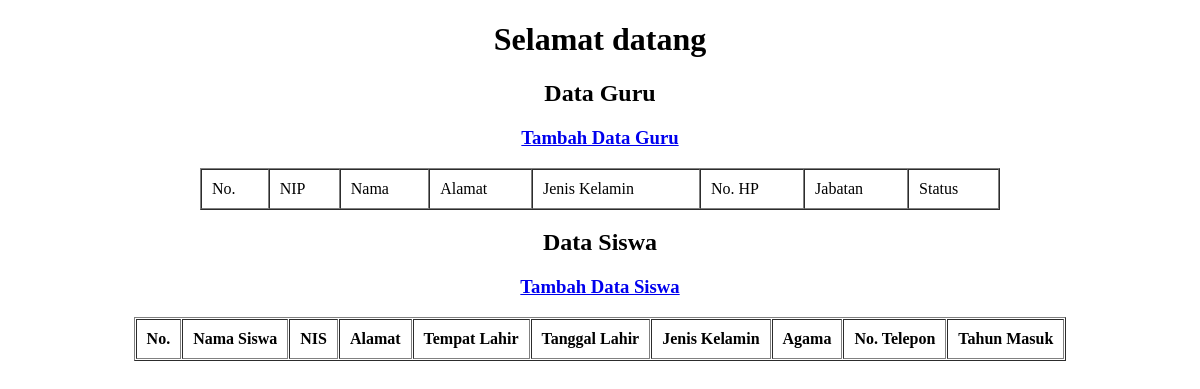
The app's page /, older data.
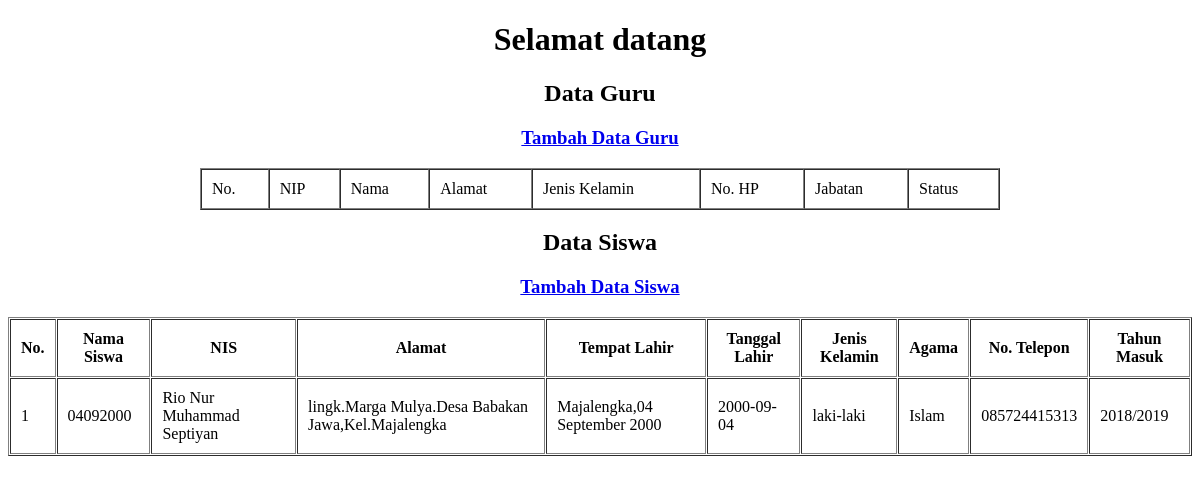
The same page, newer data.
### tables this page shows
CREATE TABLE `d_siswa` (
  `Nis` varchar(15) NOT NULL,
  `Nama` varchar(100) NOT NULL,
  `Alamat` varchar(100) NOT NULL,
  `Tmp_Lahir` varchar(100) NOT NULL,
  `Tgl_lahir` date NOT NULL,
  `Jns_Kel` char(15) NOT NULL,
  `Agama` varchar(50) NOT NULL,
  `NoHP` char(15) NOT NULL,
  `Tahun_Masuk` char(20) NOT NULL,
  `Id_Kelas` char(10) NOT NULL
);

### index.php (the view, shortened to what this page needs)
<!DOCTYPE html>
<html lang="en">
<head>
</head>
<body>
    <h1 align="center">Selamat datang</h1>
    <h2 align="center">Data Guru</h2>
    <h3 align="center"><a href="tambah_guru.php">Tambah Data Guru</a></h3>
    <table align="center" border="1" cellpadding="10" cellspacing="0" width="800px">
    <tr>
        <td>No.</td>
        <td>NIP</td>
        <td>Nama</td>
        <td>Alamat</td>
        <td>Jenis Kelamin</td>
        <td>No. HP</td>
        <td>Jabatan</td>
        <td>Status</td>
    </tr>
    </table>
    <h2 align="center">Data Siswa</h2>
    <h3 align="center"><a href="tambah_siswa.php">Tambah Data Siswa</a></h3>
    <table align="center" border="1" cellpadding="10" cellspacing="1">
        <tr>
            <th>No.</th>
            <th>Nama Siswa</th>
            <th>NIS</th>
            <th>Alamat</th>
            <th>Tempat Lahir</th>
            <th>Tanggal Lahir</th>
            <th>Jenis Kelamin</th>
            <th>Agama</th>
            <th>No. Telepon</th>
            <th>Tahun Masuk</th>
        </tr>
        <?php
        include('koneksi.php');
        $query = mysqli_query($koneksi, "SELECT * FROM d_siswa");
        $no = 1;
        while($data = mysqli_fetch_array($query)){
        ?>
        <tr>
            <td><?= $no++?></td>
            <td><?= $data['Nis']; ?></td>
            <td><?= $data['Nama']; ?></td>
            <td><?= $data['Alamat']; ?></td>
            <td><?= $data['Tmp_Lahir']; ?></td>
            <td><?= $data['Tgl_lahir']; ?></td>
            <td><?= $data['Jns_Kel']; ?></td>
            <td><?= $data['Agama']; ?></td>
            <td><?= $data['NoHP']; ?></td>
            <td><?= $data['Tahun_Masuk']; ?></td>
        </tr>
        <?php
             }
        ?>
    </table>
</body>
</html>

Row changes from the older to the newer data that the page shows:
added d_siswa: Nis "04092000", Nama "Rio Nur Muhammad Septiyan", Alamat "lingk.Marga Mulya.Desa Babakan Jawa,Kel.Majalengka", Tmp_Lahir "Majalengka,04 September 2000", Tgl_lahir "2000-09-04", Jns_Kel "laki-laki", Agama "Islam", NoHP "085724415313", Tahun_Masuk "2018/2019"
